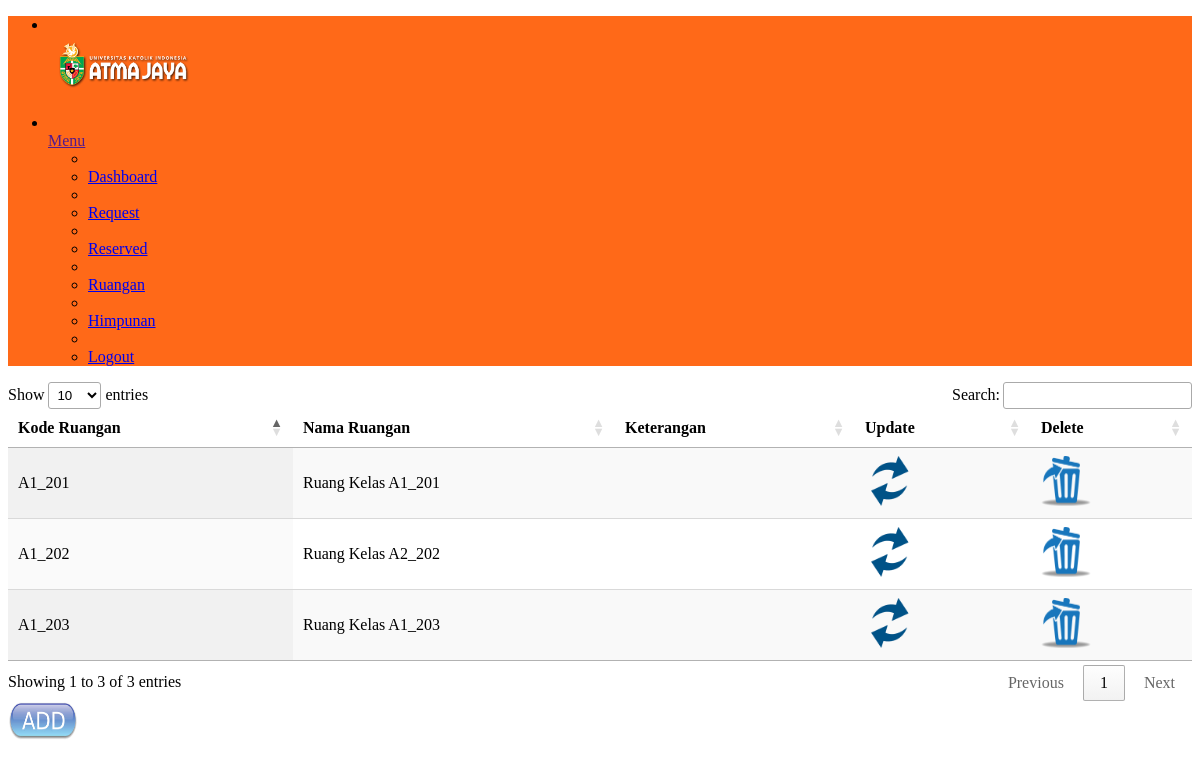
Screenshot of /?page=DataRuangan (signed in) with the database file from the repository.
### tables this page shows
CREATE TABLE IF NOT EXISTS `tb_ruangan` (
  `id` int(11) NOT NULL AUTO_INCREMENT,
  `kd_ruangan` varchar(10) NOT NULL,
  `nama_ruangan` text NOT NULL,
  `keterangan` text NOT NULL,
  PRIMARY KEY (`id`)
);

### Koneksi/koneksi.php (called while the page is built, shortened)
<?php
	$myDbs = "sistem_ruangan";
?>

### fungsi/fungsi.php (called while the page is built, shortened)
<?php
class DB_Functions {
    function __construct() {
        include 'Koneksi/koneksi.php';
    }
    function getDataRuangan() {
        $result = mysql_query("SELECT * FROM tb_ruangan");
        return $result;
    }
}
?>

### show_ruangan.php (the view, shortened to what this page needs)
<!DOCTYPE html>
<html>
    <head>
        <?php
        require "./admin/partials/header.php";
        include "./fungsi/fungsi.php";
        $fungsi = new DB_Functions();
        ?>
        <link rel="stylesheet" type="text/css" href="https://cdn.datatables.net/1.10.11/css/jquery.dataTables.min.css">
    </head>
    <main class="main-content bgc-grey-100">
        <div id="mainContent">
            <table class="display table table-striped table-bordered" id="datatable">
                <thead>
                <th>Kode Ruangan</th>
                <th>Nama Ruangan</th>
                <th>Keterangan</th>
                <th>Update</th>
                <th>Delete</th>
                </thead>
                <tbody>
                    <?php
                    $myQry = $fungsi->getDataRuangan();
                    while ($kolomData = mysql_fetch_array($myQry)) {
                        ?>
                        <tr>
                            <td><?php echo $kolomData['kd_ruangan']; ?></td>
                            <td><?php echo $kolomData['nama_ruangan']; ?></td>
                            <td><?php echo $kolomData['keterangan']; ?></td>
                            <td>
                                <a href="?page=UpdateRuangan&Kode=<?php echo md5($kolomData['id']) ?>">
                                   <img src="images/update.png" width="50" height="50">
                                </a>
                            </td>
                            <td>
                                <a href="?page=DeleteRuangan&Kode=<?php echo md5($kolomData['id']) ?>">
                                <img src="images/delete.png" width="50" height="50">
                                </a>
                            </td>
                        </tr>
                    <?php } ?>
                </tbody>
            </table>
            <a href="?page=TambahRuangan">
                <img src="images/add_button.png" width="70" height="40">
            </a>
        </div>
    </main>
</html>

### rows the page displays
tb_ruangan: kd_ruangan "A1_201", nama_ruangan "Ruang Kelas A1_201"
tb_ruangan: kd_ruangan "A1_202", nama_ruangan "Ruang Kelas A2_202"
tb_ruangan: kd_ruangan "A1_203", nama_ruangan "Ruang Kelas A1_203"
